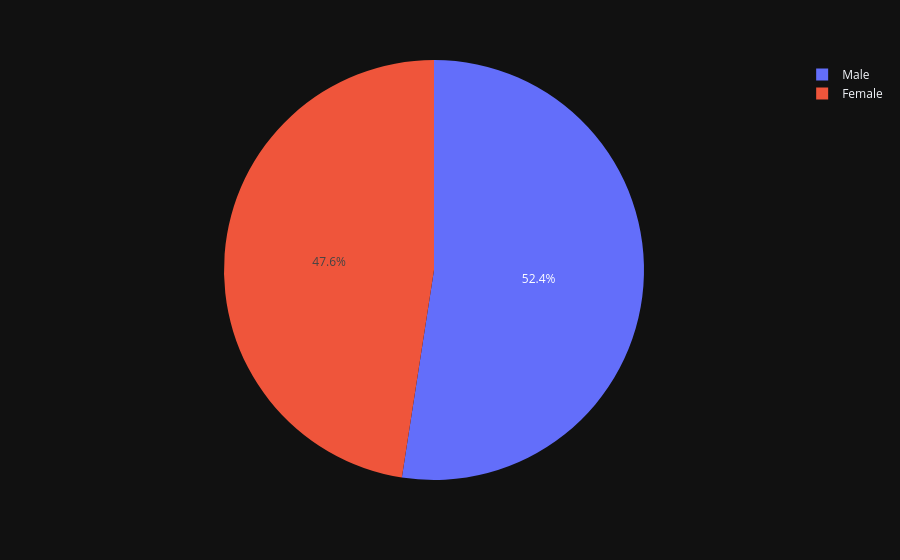

Here is the notebook cell this chart was saved with:
### Code cell
px.pie(df, names="Sex")

### Figure 1 — Plotly figure (JSON) as saved in the notebook; plotly's stock layout.template omitted (floating-point values rounded to 4 significant figures; data arrays with more than 128 entries replaced by an {"elided": "..."} marker saying what was removed)
{"data": [{"domain": {"x": [0.0, 1.0], "y": [0.0, 1.0]}, "hovertemplate": "Sex=%{label}<extra></extra>", "labels": {"elided": "57373 str values"}, "legendgroup": "", "name": "", "showlegend": true, "type": "pie"}], "layout": {"legend": {"tracegroupgap": 0}, "margin": {"t": 60}}}
